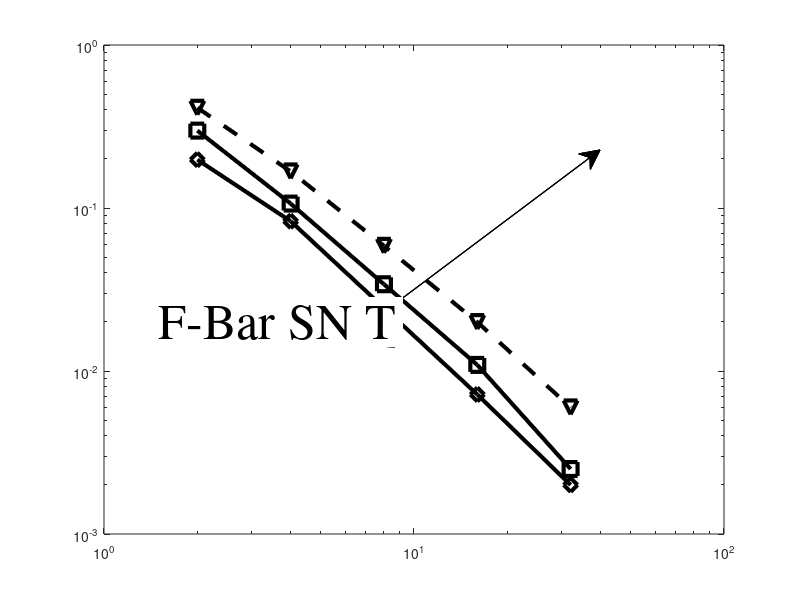

Write the MATLAB code that produced this figure. (Note: this script raises an error after producing the figure.)
function plot_Cook_3D_strain_abaqus
font='Times';
Legends = {};
Data = {};
Description = {};
convutip=6.932;
convutip=6.9083;% for 128x128 mesh

function s=n2style(d)
switch d
    case 'F-Bar SN Q'
        s='ks-';
    case 'F-Bar SN T'
        s='kv--';
    case 'Q1E4'
        s='kd-';
    otherwise
        s=name_to_style(d);
end
end

Data{end+1}=[
   22.0000   11.0000    2.7500    1.3750 
   [5.332, 6.096, 6.6, 6.661]*1.0392
];'';Description{end+1} ='Q1E4';
Data{end+1}=[
   22.0000   11.0000    5.5000    2.7500    1.3750
   4.847, 6.173, 6.673, 6.833, 6.891
];Description{end+1} ='F-Bar SN Q';
Data{end+1}=[
   22.0000   11.0000    5.5000    2.7500    1.3750
   4.0605, 5.7504, 6.5034, 6.7704, 6.867
];Description{end+1} ='F-Bar SN T';

% Data{end+1}=[
%    5.500000000000000   7.333333333333333  11.000000000000000  22.000000000000000
%    6.895646945396894   6.852368871271234   6.642006177730575   4.883541280078670
%    ];'';Description{end+1} ='H8MSGSO';% for thickness 40.0
% Data{end+1}=[
%     3.1429    3.6667    4.4000    5.5000    7.3333   11.0000   22.0000
%       6.9121    6.9006    6.8784    6.8292    6.6944    6.1879    4.3408
%    ];'';Description{end+1} ='H8MSGSO';% for thickness 20.0
% Data{end+1}=[
%   2.7500    3.1429    3.6667    4.4000    5.5000    7.3333   11.0000   22.0000
%     6.8906    6.8728    6.8429    6.7885    6.6780    6.4214    5.9233    5.0134
%    ];'';Description{end+1} ='H8MSGSO';% for thickness 10.0
Data{end+1}=[  2.7500    3.1429    3.6667    4.4000    5.5000    7.3333   11.0000   22.0000
    6.8627    6.8502    6.8325    6.8056    6.7605    6.6711    6.4273    5.4664
   
   ];'';Description{end+1} ='H8MSGSO';% for thickness 16/n




% Data{end+1}=[
%    22.000000000000000  11.000000000000000   7.333333333333333   5.500000000000000
%    5.752894698151852   6.394590517131232   6.608753451671958   6.705988200436940
% ];'';Description{end+1} ='H20R';

figure('Position',[100,100,640,700]);
% for j=1:(length(Data))
%     data=Data{j};
%     n=44./data(1,:); uz=data(2,:);
%     %     [xestim, beta, c, residual] = richextrapol(se([1,2,3]),h([1,2,3]));
%     %         loglog(n,abs((uz-convutip)/convutip),name_to_style(Description{j}),'lineWIDTH', 3, 'markersize',10); hold on;
%     plot(n,uz/convutip,n2style(Description{j}),'lineWIDTH', 3, 'markersize',10); hold on;
%     annotation('textarrow', [0.5,  0.75], [0.5,  0.75], 'string',Description{j},'TextBackground','w','color','k','fontname','times','fontsize',36)
% end
%
% % set(gca,'XLim', [100, 1000]);
% % set(gca,'YLim', [0.001, 1.0]);
% xlabel ('Number of elements per side')
% % ylabel ('Est. True Error of Deflection')
% ylabel ('Deflection')
% % legend(Description,'Location','Southeast')
% set(gca,'Position',[0.2 0.17 0.75 0.78]);
% options.FontSize=30;
% set_pub_defaults(gcf,options);
% % set_decades_on_axis (gca)
% hold on; grid on; figure (gcf);
% % title( ['Fiber reinforced cantilever, iso'])
% % saveas(gcf,[mfilename '.png']);
% % saveas(gcf,[mfilename '.fig']);
% %  saveas(gcf,[mfilename '.eps']);
% %  close  all


%
figure('Position',[100,100,640,700]);
for j=1:(length(Data))
    data=Data{j};
    n=44./data(1,:); uz=data(2,:);
    %     [xestim, beta, c, residual] = richextrapol(se([1,2,3]),h([1,2,3]));
            loglog(n,abs((uz-convutip)/convutip),n2style(Description{j}),'lineWIDTH', 3, 'markersize',10); hold on;
            %     plot(n,uz,name_to_style(Description{j}),'lineWIDTH', 3, 'markersize',10); hold on;
    annotation('textarrow', [0.5,  0.75], [0.5,  0.75], 'string',Description{j},'TextBackground','w','color','k','fontname','times','fontsize',36)
end

% set(gca,'XLim', [100, 1000]);
% set(gca,'YLim', [0.001, 1.0]);
xlabel ('Number of elements per side')
ylabel ('Est. True Error of Deflection')
% ylabel ('Deflection')
% legend(Description,'Location','Southeast')
set(gca,'Position',[0.2 0.17 0.75 0.78]);
options.FontSize=30;
set_pub_defaults(gcf,options);
set_decades_on_axis (gca)
hold on; grid on; figure (gcf);
% title( ['Fiber reinforced cantilever, iso'])
% saveas(gcf,[mfilename '.png']);
% saveas(gcf,[mfilename '.fig']);
%  saveas(gcf,[mfilename '.eps']);
%  close  allend
end
